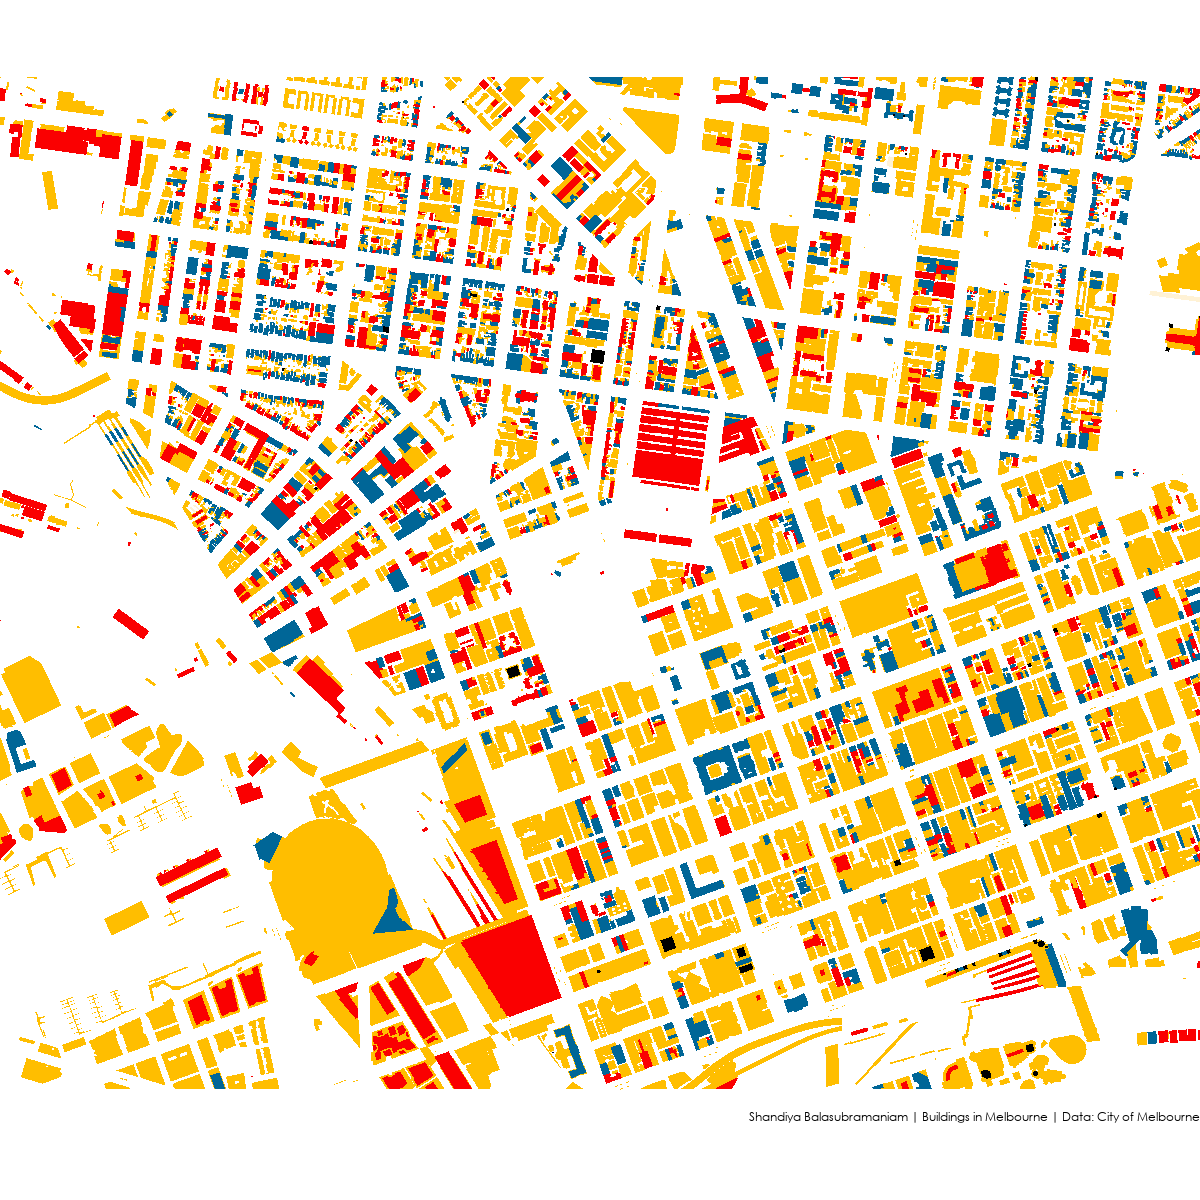

The R source for this figure:

# 30DayMapChallenge Day 3: Polygons - Building Footprint in Melbourne
# Shandiya Balasubramaniam
# 3 November 2021

library(here)
library(tidyverse)
library(sf)
library(RSocrata)
library(showtext)

font_add(family = "CenturyGothic", regular = "GOTHIC.ttf")
showtext_auto()

# building footprint data from CoM
# https://data.melbourne.vic.gov.au/Property/2020-Building-Footprints/th7x-7gv7
raw_foots <- read.socrata("https://data.melbourne.vic.gov.au/resource/th7x-7gv7.csv")
foots_sf <- st_as_sf(raw_foots, wkt = "the_geom", crs = 4326)

# plot
caption = "Shandiya Balasubramaniam | Buildings in Melbourne | Data: City of Melbourne"
my_col = c("#FFBE00", "#FA0001", "#006697", "#000000", "#FFF2D5")
ggplot(data = foots_sf) +
  geom_sf(aes(fill = roof_type), colour = NA) +
  scale_fill_manual(values = my_col) +
  coord_sf(xlim = c(144.94, 144.97), ylim = c(-37.82, -37.80)) +
  labs(caption = caption) +  
  theme_void() +
  theme(legend.position = "none",
        text = element_text(family = "CenturyGothic"))

ggsave(here("submissions", "03_polygons", "03_polygons.png"), width = 3, height = 3, units = "in")

  


